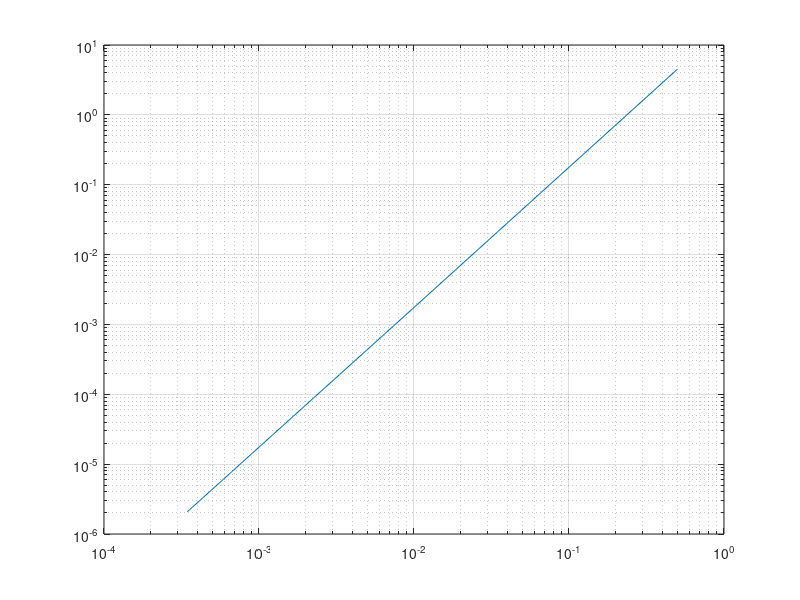
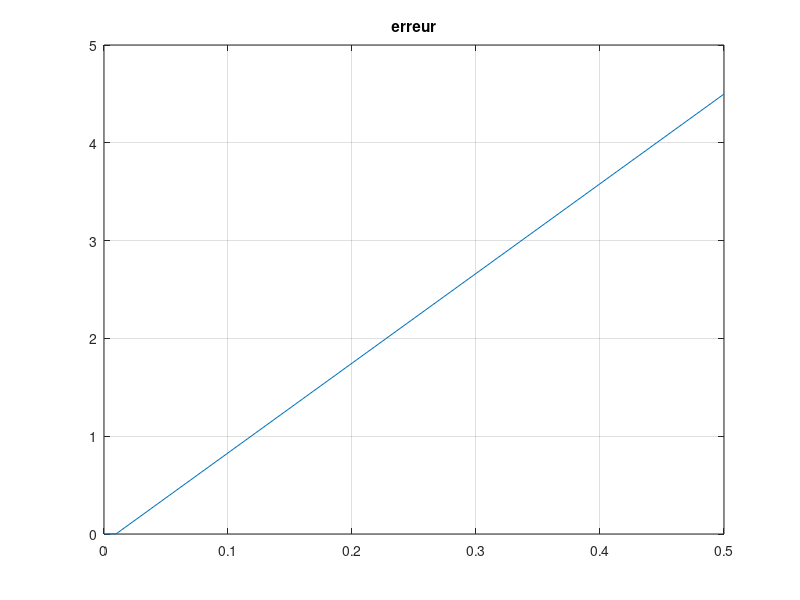
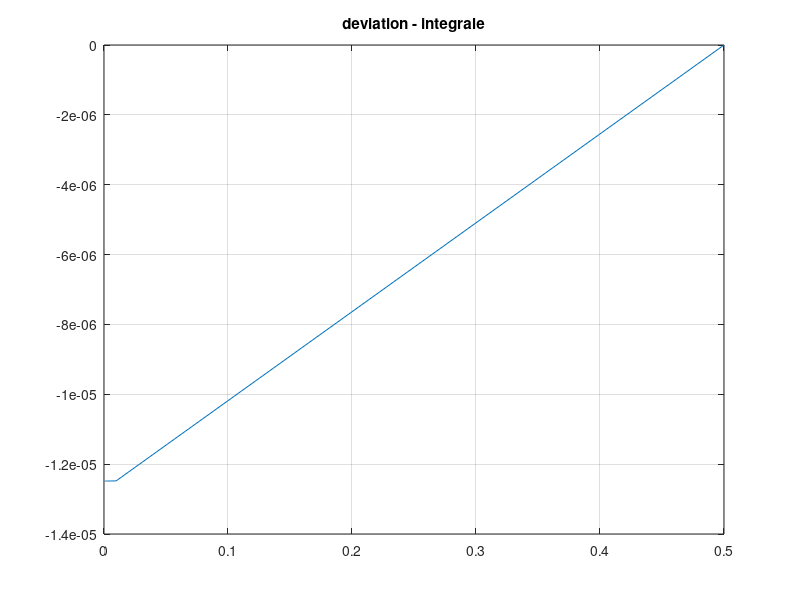
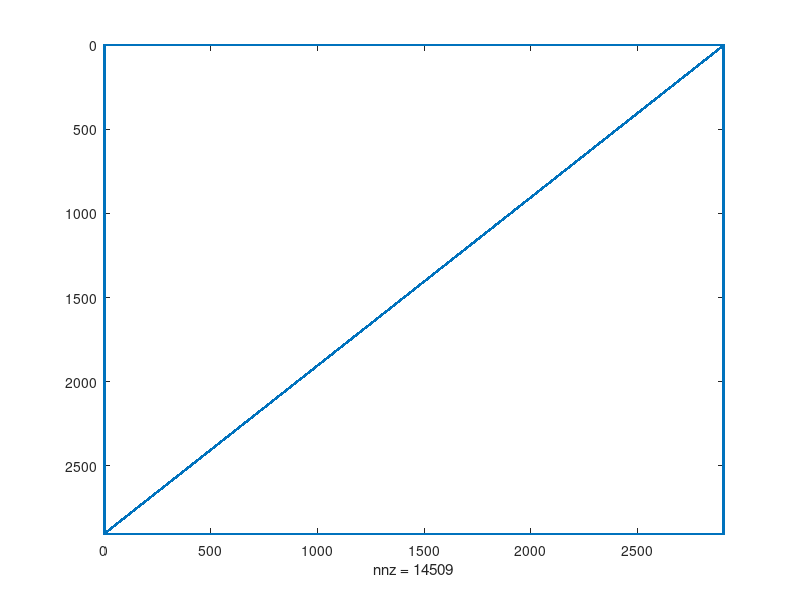

The MATLAB script that drew these images, in order: (Note: this script raises an error after producing the figures.)
clc; clear all; close all;

NN=[3:100:3000];

for p=1:length(NN)
    n=NN(p);
    x=linspace(0,1,n);
    [X,Y]=meshgrid(x,x);
    
    TU=triu(ones(n,n));
    pp=6;
    qq=7;
    Ft=(X.^pp.*Y.^qq).*TU(:,n:-1:1);

    MAT=ones(n,n)-.5*eye(n,n);
    MAT(1,:)=.5;
    MAT(n,:)=.5;
    MAT(:,1)=.5;
    MAT(:,n)=.5;
    MAT(1,1)=1/6;
    MAT(1,n)=1/4;
    MAT(n,n)=1/8;
    MAT=MAT(:,n:-1:1);
    
    INT(p)=(1/(n-1)^2)*sum(sum(MAT.*Ft));
    int=factorial(pp)*factorial(qq)./(factorial(pp+qq+2));

    e(p)=(INT(p)-int)/int;
end

figure(1)
loglog(1./(NN-1),abs(e))
grid on

figure(2)
plot(1./(NN-1),e)
title('erreur')
grid on

figure(3)
plot(1./(NN-1),INT-INT(1))
title('deviation - integrale')
grid on

% figure(4)
% surf(X,Y,Ft)
% shading interp
% colorbar

figure(5); spy(MAT-1);
figure(6); spy(Ft)
figure(7); spy(TU(:,n:-1:1))

fig_placier

p=polyfit(log(1./(NN-1)),log(abs(e)),1);
disp(['ordre estimé : ' num2str(p(1))])

